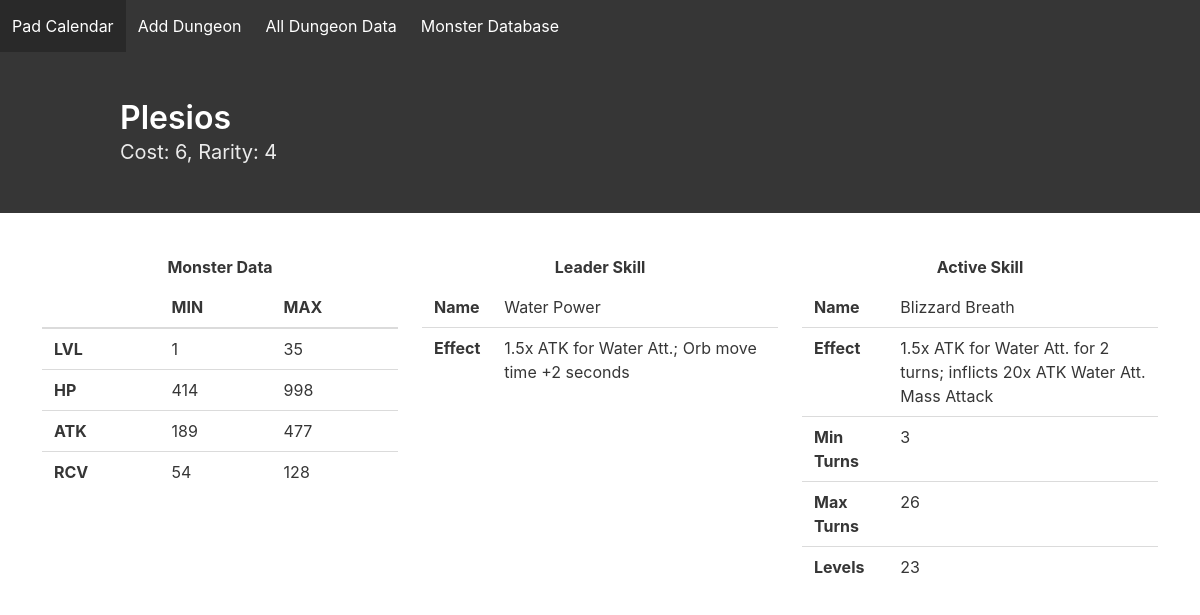
Screenshot of /monster/7/ with the database file from the repository.
### monsterdatabase/models.py (models this page shows)
class MonsterData(models.Model):
    activeSkillID = models.IntegerField(blank=True)
    attributeID = models.IntegerField()
    baseID = models.IntegerField()
    cardID = models.IntegerField()
    cost = models.IntegerField()
    leaderSkillID = models.IntegerField(blank=True)
    maxATK = models.IntegerField()
    maxHP = models.IntegerField()
    maxLevel = models.IntegerField()
    maxRCV = models.IntegerField()
    minATK = models.IntegerField()
    minHP = models.IntegerField()
    minRCV = models.IntegerField()
    name = models.CharField(default="", max_length=200)
    rarity = models.IntegerField()

class Skill(models.Model):
    name = models.CharField(max_length=200, default="", blank=True)
    description = models.TextField(default="", blank=True,)
    skillID = models.IntegerField(blank=True, default=0)
    skillType = models.IntegerField(blank=True, default=0)
    class Meta:
        abstract = True

class LeaderSkill(Skill):
    doesNothing = models.BooleanField(default=False)

class ActiveSkill(Skill):
    levels = models.IntegerField(default=0)
    maxTurns = models.IntegerField(blank=True, default=0)
    minTurns = models.IntegerField(blank=True, default=0)

### monsterdatabase/views.py (the view)
# urls.py: path('monster/<int:card_id>/', mv.cardViewNA),
def cardViewNA(request, card_id):
    template = 'monster.html'
    mnstr = MonsterData.objects.get(cardID=card_id)
    card = CardNA.objects.get(monster=mnstr)
    context = {'activeskill': card.activeSkill.all()[0], 'leaderskill': card.leaderSkill.all()[0], 'monster': card.monster}
    if card.activeSkill is None:
        print("Not working..")
    return render(request, template, context)

### templates/monster.html
{% extends 'home.html' %}
{% block content %}
    <section class="hero is-dark">
        <div class="hero-body">
            <div class="container">
                <h1 class="title">{{ monster.name }}</h1>
                <h2 class="subtitle">Cost: {{ monster.cost }}, Rarity: {{ monster.rarity }}</h2>
            </div>
        </div>
    </section>
    <div class="columns is-5" style="margin: 2.5%">
        <div class="column">
            <label class="label" style="text-align: center"> Monster Data </label>
            <table class="table is-fullwidth">
                <thead>
                <tr>
                    <th></th>
                    <th>MIN</th>
                    <th>MAX</th>
                </tr>
                </thead>
                <tbody>
                <tr>
                    <th> LVL</th>
                    <td> 1</td>
                    <td>{{ monster.maxLevel }}</td>
                </tr>
                <tr>
                    <th> HP</th>
                    <td>{{ monster.minHP }}</td>
                    <td>{{ monster.maxHP }}</td>
                </tr>
                <tr>
                    <th> ATK</th>
                    <td>{{ monster.minATK }}</td>
                    <td>{{ monster.maxATK }}</td>
                </tr>
                <tr>
                    <th> RCV</th>
                    <td>{{ monster.minRCV }}</td>
                    <td>{{ monster.maxRCV }}</td>
                </tr>
                </tbody>
            </table>
        </div>
        <div class="column">
            <label class="label" style="text-align: center"> Leader Skill </label>
            <table class="table is-fullwidth">
                <tbody>
                <tr>
                    <th> Name</th>
                    <td>{{ leaderskill.name }}</td>
                </tr>
                <tr>
                    <th>Effect</th>
                    <td>{{ leaderskill.description }}</td>
                </tr>
                </tbody>
            </table>
        </div>
        <div class="column">
            <label class="label" style="text-align: center"> Active Skill </label>
            <table class="table is-fullwidth">
                <tbody>
                <tr>
                    <th> Name</th>
                    <td>{{ activeskill.name }}</td>
                </tr>
                <tr>
                    <th>Effect</th>
                    <td>{{ activeskill.description }}</td>
                </tr>
                <tr>
                    <th>Min Turns</th>
                    <td>{{ activeskill.minTurns }}</td>
                </tr>
                <tr>
                    <th>Max Turns</th>
                    <td>{{ activeskill.maxTurns }}</td>
                </tr>
                <tr>
                    <th>Levels</th>
                    <td>{{ activeskill.levels }}</td>
                </tr>
                </tbody>
            </table>
        </div>
    </div>
{% endblock %}

### rows the page displays
MonsterData: name "Plesios", cost "6", rarity "4", maxLevel "35", minHP "414", maxHP "998", minATK "189", maxATK "477", minRCV "54", maxRCV "128"
LeaderSkill: name "Water Power", description "1.5x ATK for Water Att.; Orb move time +2 seconds"
ActiveSkill: name "Blizzard Breath", description "1.5x ATK for Water Att. for 2 turns; inflicts 20x ATK Water Att. Mass Attack", minTurns "3", maxTurns "26", levels "23"
